Frame 1 (no input): blank canvas, image omitted
Frame 60 (the mouse pressed at the canvas centre just before this capture): blank canvas, image omitted
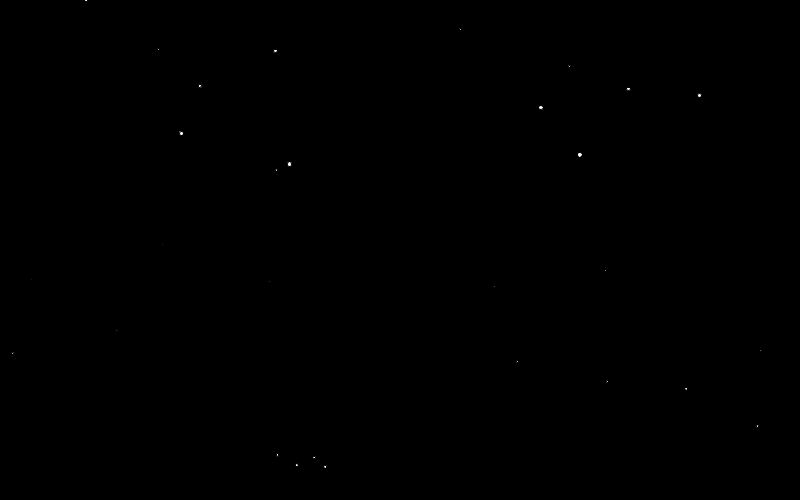
Frame 120 (the mouse held since frame 60 and released just before this capture)

The Processing sketch whose frames 1 and 60 were blank and that drew this single picture after the mouse press (run headless with seeded random() and noise(); from frame 60 on, the mouse is pressed at the canvas centre):

// Processing sketch: snow_oop
// ── snow_oop.pde

// new snow, jared kant 2014
//
// based upon rain with
// troubleshooting thanks to http://bit.ly/1xLLPBB
// and http://bit.ly/1wkEB0I
//
// speed of fall (determined by array snowflakey[])
// increases based on size of flake, giving illusion of distance
//
// object-oriented portion based upon Daniel Shiffman's
// OOP processing tutorial at http://bit.ly/1tHmyIf

int snowcloud = 25;
int i, j, n, x, gravity;
float snowflakex[] = new float [snowcloud];
float snowflakey[] = new float [snowcloud];
float snowflakesize[] = new float [snowcloud];
int cloudsize = 25;
float wind[] = new float [cloudsize];
float extrax[] = new float [cloudsize];
float extrasize [] = new float [cloudsize];
float extray [] = new float [cloudsize];
float snowtrajectory, extratrajectory;
String winddirection = "R";

Flake theFlake;          // oop section
float il;                // oop section


void setup()
{

  size(800, 500);
  frameRate(60);
  snowfall(); 
  theFlake = new Flake();      // oop section
}

void snowfall()
{
  for (i=0; i<snowcloud; i++) {
    snowflakex[i]=random(0, width);
    snowflakesize[i]=random(1, 5);
  }
}

void draw()
{
  background(0);
  smooth();

  for (int n=0; n<snowcloud; n++) {
    for (x=0; x<snowcloud; x++) {
      snowtrajectory = snowflakex[n];
      extratrajectory = extrax[n] + wind[n];
      fill(255, 255, 255);
      ellipse(snowtrajectory, snowflakey[n], snowflakesize[n], snowflakesize[n]);
      //      fill(255, 0, 0);            // uncomment to color code
      ellipse(extratrajectory, extray[n], extrasize[n], extrasize[n]);
    }
    snowflakey[n] += 1 + snowflakesize[n];
    extray[n]+=1+extrasize[n];
    if (wind[n]<width && winddirection == "R") {      
      wind[n]=wind[n]+1;
      if (wind[n]>width-1) {
        winddirection="L";
      }
    }
    if (wind[n]>0 && winddirection == "L") {
      wind[n]=wind[n]-1;
      if (wind[n]<1) {
        winddirection="R";
      }
    }


    if (snowflakey[n] > 499) 
    { 
      snowflakey[n] = 0;
      extray[n]=0;
      snowflakex[n]=random(0, width);
      extrax[n] = random(0, width);
      extrasize[n] = random(1, 5);
    }
  }

    //  fill(0, 255, 0);           // uncomment to color code
    theFlake.display();            // oop section
    theFlake.flakemove();          // oop section
}


class Flake {   // constructor
  float xp, yp = random(0, 100);
  float fsize = random(1, 5);
  float whichway = 1;                // determines if the flake floats left or right
  float xoffset, xdir;
  void display()
  {
    // fill(0, 255, 0);              // uncomment to color code

    ellipse((xp+(il*8)), yp+il, fsize, fsize);
  }
  void flakemove() {
    xp = xp + xdir;
    yp = yp + xoffset + fsize;

    //    text(xdir, 10, 30);
    //    text(xp, 10, 40);        // uncomment this section to enable coordinates for sprite
    //    text(yp, 10, 50);
    //    text(fsize, 10, 60);      

    fsize=fsize+0.03;
    if (xp> width-1 || xp < 1) {
      whichway=-whichway;
      xoffset= random(0.1, 5);
      xdir = xoffset * whichway;
    }
    if (yp> height + 10) {
      yp=0;
      fsize=1;
    }
    if (yp>height + 10 && xp>width + 10) {    // bug fix
      xp=0;
    }
  }
}
